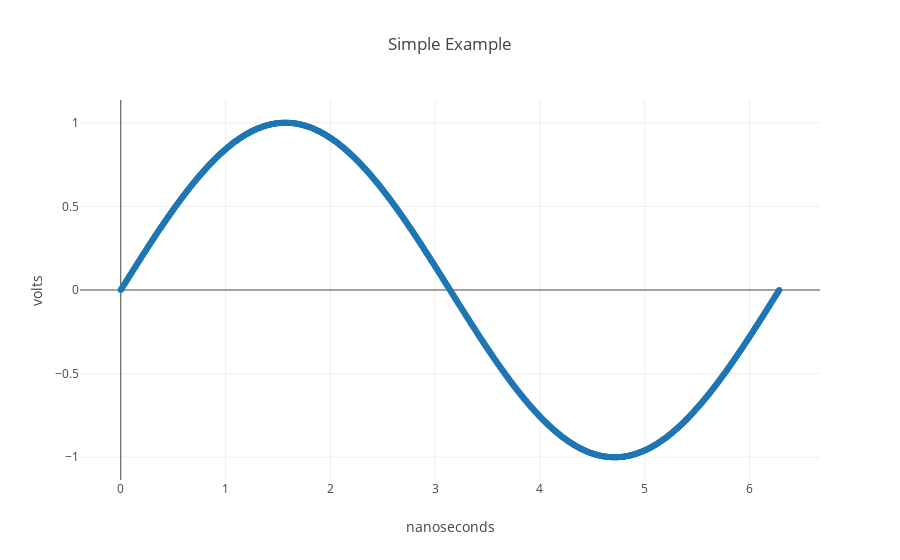

Source (notebook cell):
### Code cell
x = np.linspace(0, np.pi*2, 1000)

layout = go.Layout(
  title='Simple Example',
  yaxis=dict(
    title='volts'
  ),
  xaxis=dict(
    title="nanoseconds"
  )
)

trace1 = go.Scatter(
  x=x,
  y=np.sin(x),
  mode='markers+lines',
  name='sin(x)',
  line=dict(
    shape='spline'
  )
)

fig = go.Figure(data=[trace1], layout=layout)
py.offline.iplot(fig)

### Figure 1 — Plotly figure (JSON) as saved in the notebook; plotly's stock layout.template omitted (floating-point values rounded to 4 significant figures; data arrays with more than 128 entries replaced by an {"elided": "..."} marker saying what was removed)
{"data": [{"line": {"shape": "spline"}, "mode": "markers+lines", "name": "sin(x)", "type": "scatter", "x": {"elided": "1000 float values"}, "y": {"elided": "1000 float values"}}], "layout": {"title": "Simple Example", "xaxis": {"title": "nanoseconds"}, "yaxis": {"title": "volts"}}}
